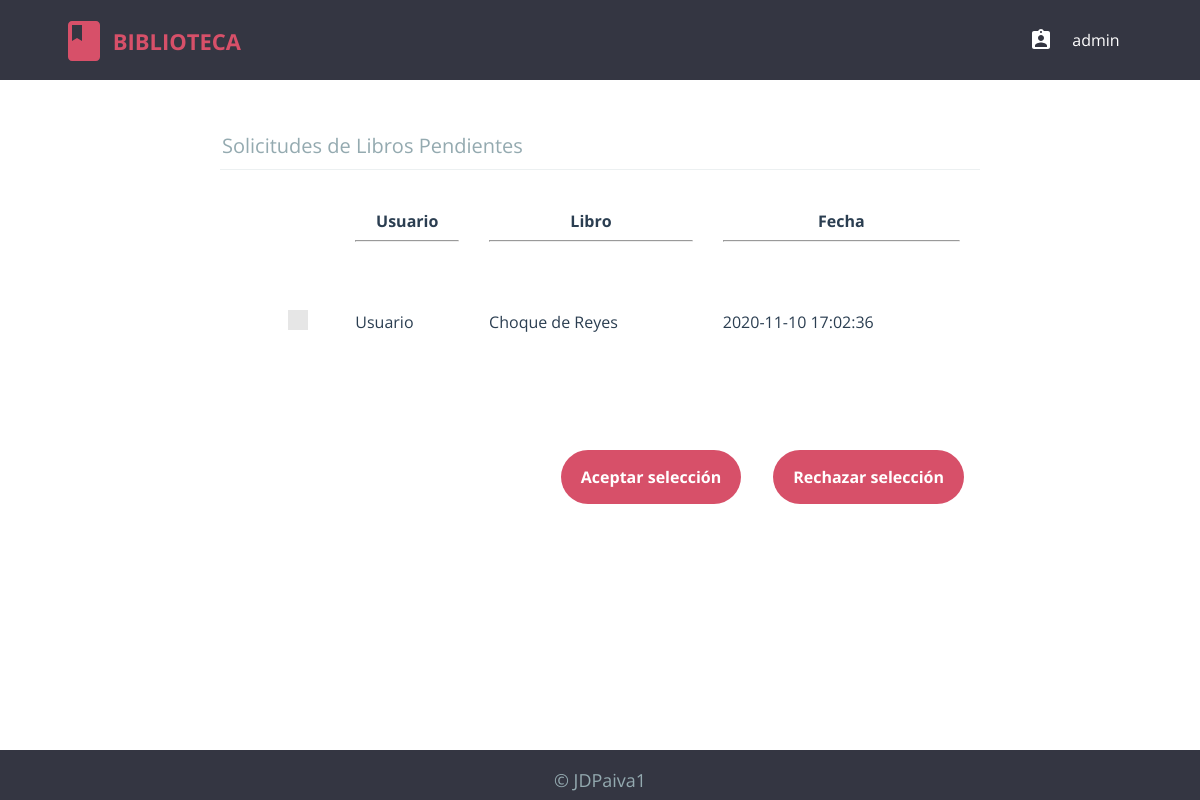
Screenshot of /librarian/pending_book_requests.php (signed in) with the database file from the repository.
### tables this page shows
CREATE TABLE `pending_book_requests` (
  `request_id` int(11) NOT NULL,
  `member` varchar(20) NOT NULL,
  `book_id` int(11) NOT NULL,
  `time` timestamp NOT NULL DEFAULT CURRENT_TIMESTAMP
);

CREATE TABLE `book` (
  `id` int(11) NOT NULL,
  `isbn` char(13) NOT NULL,
  `title` varchar(80) NOT NULL,
  `author` int(11) NOT NULL,
  `category` int(11) NOT NULL,
  `availability` tinyint(1) UNSIGNED NOT NULL DEFAULT '1'
);

### librarian/pending_book_requests.php (the view, shortened to what this page needs)
<?php
  require "../db_connect.php";
  require "../header.php";
  require "../footer.php";
?>
<html>
<head>
  <link rel="stylesheet" type="text/css" href="../css/global.css">
  <link rel="stylesheet" type="text/css" href="../css/custom_checkbox.css">
  <link rel="stylesheet" type="text/css" href="../css/form.css">
</head>
<body>
  <?php
    $query = $connect->prepare("SELECT * FROM pending_book_requests, book WHERE book.id = pending_book_requests.book_id;");
    $query->execute();
    $result = $query->get_result();
    $rows = mysqli_num_rows($result);
    if($rows == 0) {
      echo "<h2 align='center'>Sin solicitudes pendientes</h2>";
    } else {
      echo "<form class='cd-form table' method='POST' action='#'>";
      echo "<legend>Solicitudes de Libros Pendientes</legend>";
      echo "<table width='100%' cellpadding=10 cellspacing=10>
          <tr>
            <th></th>
            <th>Usuario<hr></th>
            <th>Libro<hr></th>
            <th>Fecha<hr></th>
          </tr>";
      for($i=0; $i<$rows; $i++) {
        $row = mysqli_fetch_array($result);
        echo "<tr>";
        echo "<td>
            <label class='control control--checkbox'>
              <input type='checkbox' name='cb_".$i."' value='".$row[0]."' />
              <div class='control__indicator'></div>
            </label>
          </td>";
        echo "<td>".$row[1]."</td>";
        echo "<td>".$row[6]."</td>";
        echo "<td>".$row[3]."</td>";
        echo "</tr>";
      }
      echo "</table>";
      echo "<br /><div style='float: right;'>";
      echo "<input type='submit' value='Rechazar selección' name='l_reject' />&nbsp;&nbsp;&nbsp;&nbsp;";
      echo "<input type='submit' value='Aceptar selección' name='l_grant'/>";
      echo "</div>";
      echo "</form>";
    }
  ?>
</body>
</html>

### css/header.css (style rules this page uses)
html * { -webkit-font-smoothing: antialiased; -moz-osx-font-smoothing: grayscale; }
*, *:after, *:before { -webkit-box-sizing: border-box; -moz-box-sizing: border-box; box-sizing: border-box; }
body { font-size: 100%; font-family: "Open Sans", sans-serif; background-color: white; margin: 0; }

### css/global.css (style rules this page uses)
*, *::after, *::before { -webkit-box-sizing: border-box; -moz-box-sizing: border-box; box-sizing: border-box; }
html { font-size: 62.5%; }
body { font-size: 1.8rem; font-family: "Open Sans", sans-serif; color: #2b3e51; background-color: #ffffff; position: relative; min-height: 100vh; }

### css/custom_checkbox.css (style rules this page uses)
.control { font-size: 18px; position: relative; display: block; margin-bottom: 15px; padding-left: 30px; cursor: pointer; }
.control__indicator { position: absolute; top: -2px; left: 0; width: 20px; height: 20px; background: #e6e6e6; }
.control__indicator:after { position: absolute; display: none; content: ''; }
.control--checkbox .control__indicator:after { top: 4px; left: 8px; width: 5px; height: 10px; transform: rotate(45deg); border: solid #fff; border-width: 0 2px 2px 0; }

### css/form.css (style rules this page uses)
.cd-form { width: 90%; max-width: 600px; margin: 4em auto; font-size: 1.3rem; color: #94aab0; margin-bottom: 10px; display: block; }
.cd-form.table { max-width: 95vh; }
.cd-form table { margin: 0 auto; }
.cd-form::after { clear: both; content: ""; display: table; }
.cd-form legend { padding-bottom: 10px; margin-bottom: 20px; font-size: 2rem; border-bottom: 1px solid #ecf0f1; display: block; width: 100%; -webkit-appearance: none; -moz-appearance: none; -ms-appearance: none; -o-appearance: none; appearance: none; }
.cd-form div { position: relative; margin: 20px auto; }
.cd-form input, .cd-form select { font-family: "Open Sans", sans-serif; font-size: 1.6rem; color: #2b3e51; }
.cd-form input[type="text"], .cd-form input[type="password"], .cd-form input[type="email"], .cd-form input[type="number"], .cd-form select, .cd-form legend { display: block; width: 100%; -webkit-appearance: none; -moz-appearance: none; -ms-appearance: none; -o-appearance: none; appearance: none; }
.cd-form input[type="submit"] { border: none; background: #d75069; border-radius: 2em; padding: 16px 20px; margin: 1em; color: #ffffff; font-family: "Open Sans", sans-serif; font-weight: bold; float: right; cursor: pointer; -webkit-font-smoothing: antialiased; -moz-osx-font-smoothing: grayscale; -webkit-appearance: none; -moz-appearance: none; -ms-appearance: none; -o-appearance: none; appearance: none; }
@media only screen and (min-width: 600px) { .cd-form div { margin: 32px auto; } }

### rows the page displays
pending_book_requests: member "Usuario", book.title "Choque de Reyes", time "2020-11-10 17:02:36"

### other values shown
$_SESSION['username'] "admin"
